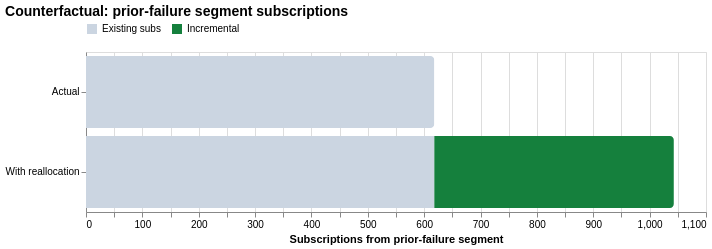

This figure's notebook cell:
### Code cell
counter = pd.DataFrame({
    "scenario": ["Actual", "With reallocation"],
    "Existing subs": [baseline_failsegment, baseline_failsegment],
    "Incremental": [0, extra],
}).melt(id_vars="scenario", var_name="bucket", value_name="subs")
counter["order"] = counter["bucket"].map({"Existing subs": 0, "Incremental": 1})

cf_chart = (
    alt.Chart(counter)
    .mark_bar(cornerRadiusEnd=4)
    .encode(
        y=alt.Y("scenario:N", title=None,
                sort=["Actual", "With reallocation"]),
        x=alt.X("subs:Q",
                title="Subscriptions from prior-failure segment"),
        color=alt.Color(
            "bucket:N",
            scale=alt.Scale(
                domain=["Existing subs", "Incremental"],
                range=[PALETTE["muted"], PALETTE["good"]],
            ),
            legend=alt.Legend(orient="top", title=None),
        ),
        order=alt.Order("order:Q"),
        tooltip=["scenario", "bucket", "subs"],
    )
    .properties(
        height=160, width=620,
        title=alt.TitleParams(
            "Counterfactual: prior-failure segment subscriptions",
            fontSize=14, anchor="start",
        ),
    )
)
cf_chart

### Figure 1 — Vega-Lite specification as saved in the notebook (floating-point values rounded to 4 significant figures)
{"$schema": "https://vega.github.io/schema/vega-lite/v6.4.1.json", "config": {"view": {"continuousHeight": 300, "continuousWidth": 300}}, "data": {"name": "data-d239a11eaf026ea70be274a4fababa08"}, "datasets": {"data-d239a11eaf026ea70be274a4fababa08": [{"bucket": "Existing subs", "order": 0, "scenario": "Actual", "subs": 618}, {"bucket": "Existing subs", "order": 0, "scenario": "With reallocation", "subs": 618}, {"bucket": "Incremental", "order": 1, "scenario": "Actual", "subs": 0}, {"bucket": "Incremental", "order": 1, "scenario": "With reallocation", "subs": 425}]}, "encoding": {"color": {"field": "bucket", "legend": {"orient": "top", "title": null}, "scale": {"domain": ["Existing subs", "Incremental"], "range": ["#cbd5e1", "#15803d"]}, "type": "nominal"}, "order": {"field": "order", "type": "quantitative"}, "tooltip": [{"field": "scenario", "type": "nominal"}, {"field": "bucket", "type": "nominal"}, {"field": "subs", "type": "quantitative"}], "x": {"field": "subs", "title": "Subscriptions from prior-failure segment", "type": "quantitative"}, "y": {"field": "scenario", "sort": ["Actual", "With reallocation"], "title": null, "type": "nominal"}}, "height": 160, "mark": {"cornerRadiusEnd": 4, "type": "bar"}, "title": {"anchor": "start", "fontSize": 14, "text": "Counterfactual: prior-failure segment subscriptions"}, "usermeta": {"embedOptions": {}}, "width": 620}
